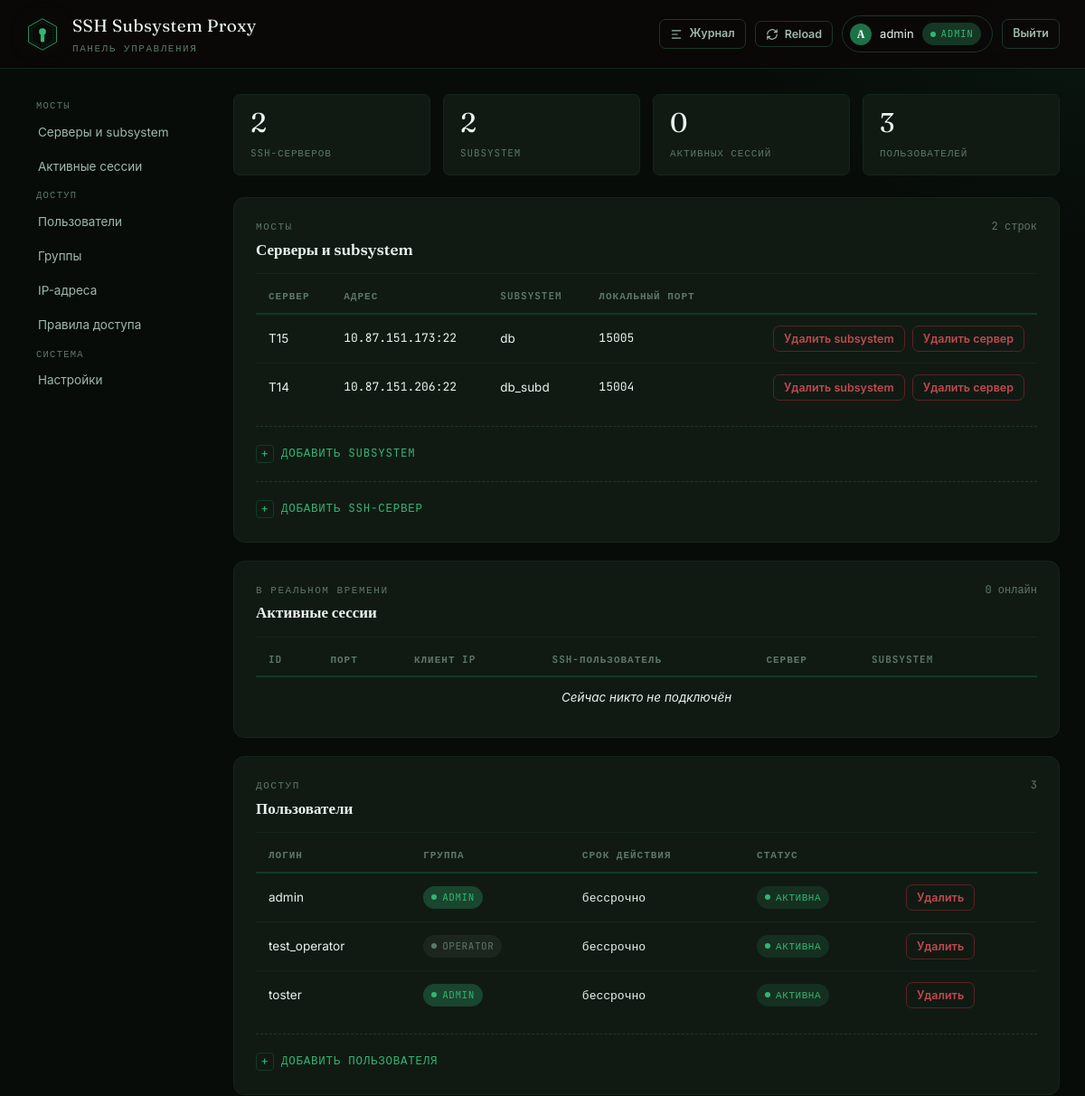
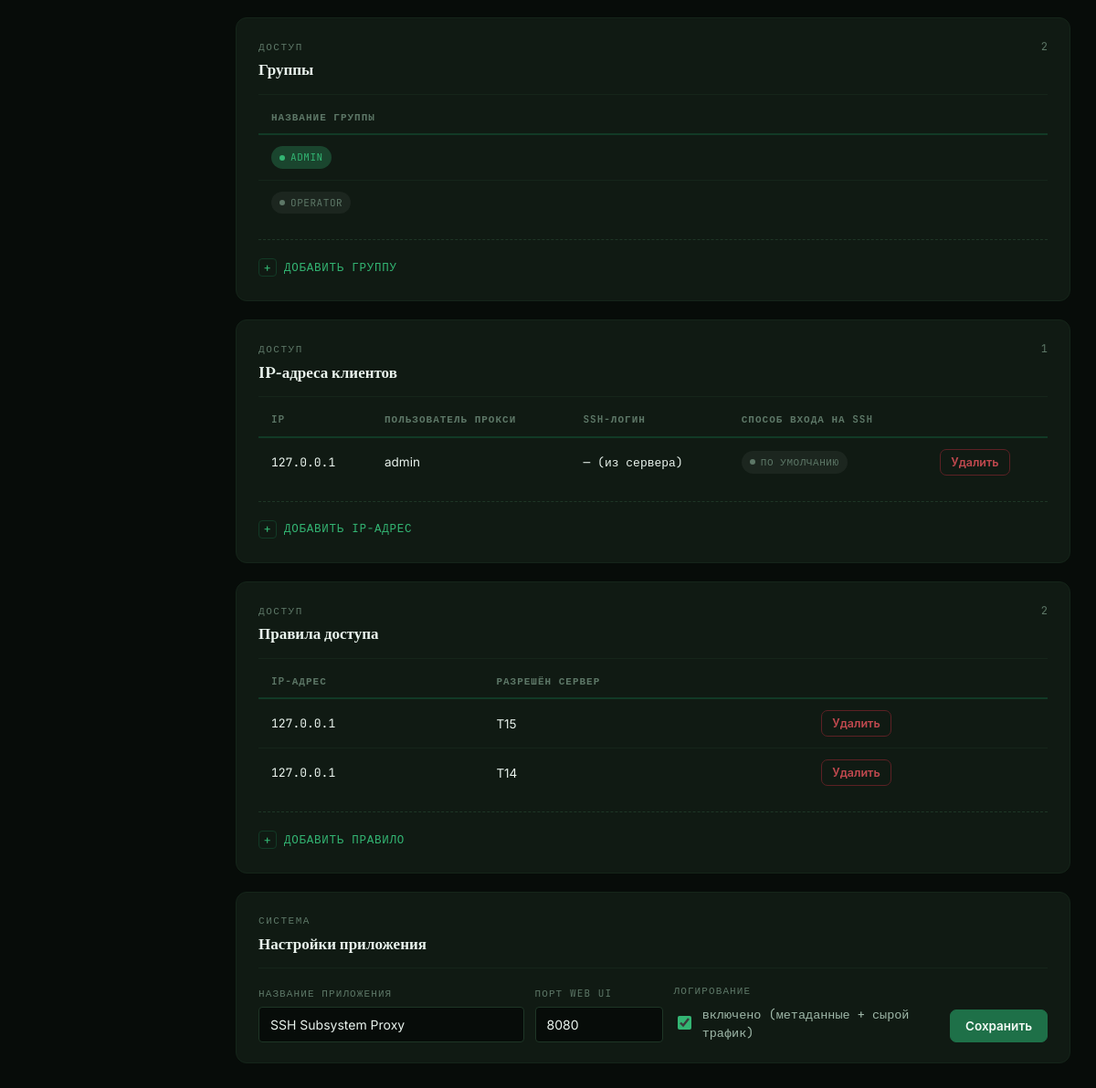
The app's page /dashboard (signed in) with its own data (2 pictures, top to bottom).
### models.py (models this page shows)
class SSHServer(Base):
    __tablename__ = "ssh_servers"
    id = Column(Integer, primary_key=True)
    name = Column(String, nullable=False)
    host = Column(String, nullable=False)
    port = Column(Integer, default=22)
    proxy_username = Column(String, nullable=False)  # учётки прокси для подключения к серверу
    proxy_password = Column(String, nullable=False)
    subsystems = relationship("Subsystem", back_populates="server")
    access_rules = relationship("ServerAccessRule", back_populates="server")

class Subsystem(Base):
    __tablename__ = "subsystems"
    id = Column(Integer, primary_key=True)
    name = Column(String, nullable=False)
    local_port = Column(Integer, nullable=False, unique=True)  # юникально, не может быть две подсистемы на одном порту
    server_id = Column(Integer, ForeignKey("ssh_servers.id"), nullable=False)
    server = relationship("SSHServer", back_populates="subsystems")

class User(Base):
    __tablename__ = "users"
    id = Column(Integer, primary_key=True)
    username = Column(String, nullable=False, unique=True)
    password_hash = Column(String, nullable=False)
    group_id = Column(Integer, ForeignKey("groups.id"), nullable=False)
    expires_at = Column(DateTime, nullable=True)  # None = никогда не истекает
    group = relationship("Group", back_populates="users")
    ip_addresses = relationship("ClientIP", back_populates="user")
    def is_expired(self) -> bool:
        if self.expires_at is None:
            return False
        return datetime.utcnow() > self.expires_at

class Group(Base):
    __tablename__ = "groups"
    id = Column(Integer, primary_key=True)
    name = Column(String, nullable=False, unique=True)
    users = relationship("User", back_populates="group")

class ClientIP(Base):
    __tablename__ = "client_ips"
    id = Column(Integer, primary_key=True)
    ip_address = Column(String, nullable=False)
    user_id = Column(Integer, ForeignKey("users.id"), nullable=False)
    ssh_username = Column(String, nullable=True)  # если None → используются учётки сервера
    ssh_password = Column(String, nullable=True)
    ssh_key_path = Column(String, nullable=True)
    user = relationship("User", back_populates="ip_addresses")
    access_rules = relationship("ServerAccessRule", back_populates="client_ip")

class ServerAccessRule(Base):
    __tablename__ = "server_access_rules"
    id = Column(Integer, primary_key=True)
    client_ip_id = Column(Integer, ForeignKey("client_ips.id"), nullable=False)
    server_id = Column(Integer, ForeignKey("ssh_servers.id"), nullable=False)
    client_ip = relationship("ClientIP", back_populates="access_rules")
    server = relationship("SSHServer", back_populates="access_rules")

class AppSettings(Base):
    __tablename__ = "app_settings"
    id = Column(Integer, primary_key=True)
    app_name = Column(String, nullable=False, default="SSH Subsystem Proxy")
    logging_enabled = Column(Boolean, nullable=False, default=True)
    web_ui_port = Column(Integer, nullable=False, default=8080)

### app.py (the view)
    def wrapped(*args, **kwargs):
        if "username" not in session:
            return redirect(url_for("login"))
        return view_func(*args, **kwargs)

### templates/dashboard.html (shortened to what this page needs)
<!DOCTYPE html>
<html lang="ru">
<head>
<link rel="stylesheet" href="{{ url_for('static', filename='style.css') }}">
</head>
<body>
<header class="topbar">
  <div class="brand">
    <div class="brand-text">
      <span class="brand-name">SSH Subsystem Proxy</span>
      <span class="brand-tag">Панель управления</span>
    </div>
  </div>
  <div class="topbar-right">
    <a href="{{ url_for('logs') }}" class="btn btn-ghost btn-sm">
      <svg viewBox="0 0 24 24" fill="none" stroke="currentColor" stroke-width="2" stroke-linecap="round" stroke-linejoin="round"><path d="M4 19h16M4 5h16M4 12h10"/></svg>
      Журнал
    </a>
    {% if is_admin %}
    <form method="POST" action="{{ url_for('reload_bridges') }}">
      <button type="submit" class="btn btn-ghost btn-sm">
        <svg viewBox="0 0 24 24" fill="none" stroke="currentColor" stroke-width="2" stroke-linecap="round" stroke-linejoin="round"><path d="M3 12a9 9 0 0 1 15.3-6.4L21 8M21 3v5h-5M21 12a9 9 0 0 1-15.3 6.4L3 16M3 21v-5h5"/></svg>
        Reload
      </button>
    </form>
    {% endif %}
    <div class="user-chip">
      <span class="user-avatar">{{ username[0]|upper }}</span>
      {{ username }}
      {% if is_admin %}<span class="badge badge-admin">admin</span>{% else %}<span class="badge badge-muted">operator</span>{% endif %}
    </div>
    <a href="{{ url_for('logout') }}" class="btn btn-ghost btn-sm">Выйти</a>
  </div>
</header>
<div class="shell">
  <nav class="side-nav">
    <span class="nav-label">Мосты</span>
    <a href="#servers">Серверы и subsystem</a>
    <a href="#sessions">Активные сессии</a>
    <span class="nav-label">Доступ</span>
    <a href="#users">Пользователи</a>
    <a href="#groups">Группы</a>
    <a href="#ips">IP-адреса</a>
    <a href="#rules">Правила доступа</a>
    {% if is_admin %}
    <span class="nav-label">Система</span>
    <a href="#settings">Настройки</a>
    {% endif %}
  </nav>
  <main class="main-content">
    <div class="stats-row">
      <div class="stat-card">
        <span class="stat-num">{{ servers|length }}</span>
        <span class="stat-label">SSH-серверов</span>
      </div>
      <div class="stat-card">
        <span class="stat-num">{{ servers_table|length }}</span>
        <span class="stat-label">Subsystem</span>
      </div>
      <div class="stat-card">
        <span class="stat-num">{{ sessions|length }}</span>
        <span class="stat-label">Активных сессий</span>
      </div>
      <div class="stat-card">
        <span class="stat-num">{{ users|length }}</span>
        <span class="stat-label">Пользователей</span>
      </div>
    </div>
    <section id="servers" class="panel">
      <div class="panel-head">
        <div>
          <span class="panel-eyebrow">Мосты</span>
          <h2>Серверы и subsystem</h2>
        </div>
        <span class="panel-count">{{ servers_table|length }} строк</span>
      </div>
      <div class="table-wrap">
        <table class="data">
          <thead>
            <tr>
              <th>Сервер</th><th>Адрес</th><th>Subsystem</th><th>Локальный порт</th>
              {% if is_admin %}<th></th>{% endif %}
            </tr>
          </thead>
          <tbody>
            {% for row in servers_table %}
            <tr>
              <td>{{ row.server_name }}</td>
              <td class="mono">{{ row.host }}:{{ row.port }}</td>
              <td>{{ row.subsystem }}</td>
              <td class="mono">{{ row.local_port }}</td>
              {% if is_admin %}
              <td>
                <div class="cell-actions">
                  <form method="POST" action="{{ url_for('delete_subsystem', sub_id=row.sub_id) }}">
                    <button type="submit" class="btn btn-danger btn-sm">Удалить subsystem</button>
                  </form>
                  <form method="POST" action="{{ url_for('delete_server', server_id=row.server_id) }}">
                    <button type="submit" class="btn btn-danger btn-sm">Удалить сервер</button>
                  </form>
                </div>
              </td>
              {% endif %}
            </tr>
            {% else %}
            <tr class="empty-row"><td colspan="5">Серверы ещё не добавлены</td></tr>
            {% endfor %}
          </tbody>
        </table>
      </div>
      {% if is_admin %}
      <details class="add-form">
        <summary>Добавить subsystem</summary>
      </details>
      <details class="add-form">
        <summary>Добавить SSH-сервер</summary>
      </details>
      {% endif %}
    </section>
    <section id="sessions" class="panel">
      <div class="panel-head">
        <div>
          <span class="panel-eyebrow">В реальном времени</span>
          <h2>Активные сессии</h2>
        </div>
        <span class="panel-count">{{ sessions|length }} онлайн</span>
      </div>
      <div class="table-wrap">
        <table class="data">
          <thead>
            <tr>
              <th>ID</th><th>Порт</th><th>Клиент IP</th><th>SSH-пользователь</th><th>Сервер</th><th>Subsystem</th>
              {% if is_admin %}<th></th>{% endif %}
            </tr>
          </thead>
          <tbody>
            {% for session_id, port, ip, ssh_username, server_name, subsystem in sessions %}
            <tr>
              <td class="mono">#{{ session_id }}</td>
              <td class="mono">{{ port }}</td>
              <td class="mono">{{ ip }}</td>
              <td class="mono">{{ ssh_username }}</td>
              <td>{{ server_name }}</td>
              <td>{{ subsystem }} <span class="badge badge-success badge-live" style="margin-left: 6px;">live</span></td>
              {% if is_admin %}
              <td>
                <form method="POST" action="{{ url_for('disconnect', session_id=session_id) }}">
                  <button type="submit" class="btn btn-danger btn-sm">Отключить</button>
                </form>
              </td>
              {% endif %}
            </tr>
            {% else %}
            <tr class="empty-row"><td colspan="7">Сейчас никто не подключён</td></tr>
            {% endfor %}
          </tbody>
        </table>
      </div>
    </section>
    <section id="users" class="panel">
      <div class="panel-head">
        <div>
          <span class="panel-eyebrow">Доступ</span>
          <h2>Пользователи</h2>
        </div>
        <span class="panel-count">{{ users|length }}</span>
      </div>
      <div class="table-wrap">
        <table class="data">
          <thead>
            <tr><th>Логин</th><th>Группа</th><th>Срок действия</th><th>Статус</th>{% if is_admin %}<th></th>{% endif %}</tr>
          </thead>
          <tbody>
            {% for u in users %}
            <tr>
              <td>{{ u.username }}</td>
              <td><span class="badge {{ 'badge-admin' if u.group.name == 'admin' else 'badge-muted' }}">{{ u.group.name }}</span></td>
              <td class="mono">{{ u.expires_at.strftime('%d.%m.%Y %H:%M') if u.expires_at else 'бессрочно' }}</td>
              <td>
                {% if u.is_expired() %}<span class="badge badge-warning">истекла</span>
                {% else %}<span class="badge badge-success">активна</span>{% endif %}
              </td>
              {% if is_admin %}
              <td>
                <form method="POST" action="{{ url_for('delete_user', user_id=u.id) }}">
                  <button type="submit" class="btn btn-danger btn-sm">Удалить</button>
                </form>
              </td>
              {% endif %}
            </tr>
            {% else %}
            <tr class="empty-row"><td colspan="5">Пользователей нет</td></tr>
            {% endfor %}
          </tbody>
        </table>
      </div>
      {% if is_admin %}
      <details class="add-form">
        <summary>Добавить пользователя</summary>
      </details>
      {% endif %}
    </section>
    <section id="groups" class="panel">
      <div class="panel-head">
        <div>
          <span class="panel-eyebrow">Доступ</span>
          <h2>Группы</h2>
        </div>
        <span class="panel-count">{{ groups|length }}</span>
      </div>
      <div class="table-wrap">
        <table class="data">
          <thead><tr><th>Название группы</th></tr></thead>
          <tbody>
            {% for g in groups %}
            <tr><td><span class="badge {{ 'badge-admin' if g.name == 'admin' else 'badge-muted' }}">{{ g.name }}</span></td></tr>
            {% else %}
            <tr class="empty-row"><td>Группы не заведены</td></tr>
            {% endfor %}
          </tbody>
        </table>
      </div>
      {% if is_admin %}
      <details class="add-form">
        <summary>Добавить группу</summary>
      </details>
      {% endif %}
    </section>
    <section id="ips" class="panel">
      <div class="panel-head">
        <div>
          <span class="panel-eyebrow">Доступ</span>
          <h2>IP-адреса клиентов</h2>
        </div>
        <span class="panel-count">{{ client_ips|length }}</span>
      </div>
      <div class="table-wrap">
        <table class="data">
          <thead>
            <tr><th>IP</th><th>Пользователь прокси</th><th>SSH-логин</th><th>Способ входа на SSH</th>{% if is_admin %}<th></th>{% endif %}</tr>
          </thead>
          <tbody>
            {% for ip in client_ips %}
            <tr>
              <td class="mono">{{ ip.ip_address }}</td>
              <td>{{ ip.user.username }}</td>
              <td class="mono">{{ ip.ssh_username or '— (из сервера)' }}</td>
              <td>
                {% if ip.ssh_key_path %}<span class="badge badge-success">ключ</span>
                {% elif ip.ssh_password %}<span class="badge badge-muted">пароль</span>
                {% else %}<span class="badge badge-muted">по умолчанию</span>{% endif %}
              </td>
              {% if is_admin %}
              <td>
                <form method="POST" action="{{ url_for('delete_client_ip', ip_id=ip.id) }}">
                  <button type="submit" class="btn btn-danger btn-sm">Удалить</button>
                </form>
              </td>
              {% endif %}
            </tr>
            {% else %}
            <tr class="empty-row"><td colspan="5">IP-адреса не добавлены</td></tr>
            {% endfor %}
          </tbody>
        </table>
      </div>
      {% if is_admin %}
      <details class="add-form">
        <summary>Добавить IP-адрес</summary>
      </details>
      {% endif %}
    </section>
    <section id="rules" class="panel">
      <div class="panel-head">
        <div>
          <span class="panel-eyebrow">Доступ</span>
          <h2>Правила доступа</h2>
        </div>
        <span class="panel-count">{{ access_rules|length }}</span>
      </div>
      <div class="table-wrap">
        <table class="data">
          <thead><tr><th>IP-адрес</th><th>Разрешён сервер</th>{% if is_admin %}<th></th>{% endif %}</tr></thead>
          <tbody>
            {% for r in access_rules %}
            <tr>
              <td class="mono">{{ r.client_ip.ip_address }}</td>
              <td>{{ r.server.name }}</td>
              {% if is_admin %}
              <td>
                <form method="POST" action="{{ url_for('delete_access_rule', rule_id=r.id) }}">
                  <button type="submit" class="btn btn-danger btn-sm">Удалить</button>
                </form>
              </td>
              {% endif %}
            </tr>
            {% else %}
            <tr class="empty-row"><td colspan="3">Правил пока нет — без них ни один IP не пройдёт проверку доступа</td></tr>
            {% endfor %}
          </tbody>
        </table>
      </div>
      {% if is_admin %}
      <details class="add-form">
        <summary>Добавить правило</summary>
      </details>
      {% endif %}
    </section>
    {% if is_admin %}
    <section id="settings" class="panel">
      <div class="panel-head">
        <div>
          <span class="panel-eyebrow">Система</span>
          <h2>Настройки приложения</h2>
        </div>
      </div>
      <form method="POST" action="{{ url_for('update_settings') }}">
        <div class="field-row">
          <div class="field">
            <label>Название приложения</label>
            <input type="text" name="app_name" value="{{ settings.app_name }}">
          </div>
          <div class="field" style="max-width: 140px;">
            <label>Порт Web UI</label>
            <input type="number" name="web_ui_port" value="{{ settings.web_ui_port }}">
          </div>
          <div class="field">
            <label>Логирование</label>
            <div class="checkbox-line" style="height: 42px;">
              <input type="checkbox" id="logging_enabled" name="logging_enabled" {% if settings.logging_enabled %}checked{% endif %}>
              <label for="logging_enabled">включено (метаданные + сырой трафик)</label>
            </div>
          </div>
          <button type="submit" class="btn btn-primary">Сохранить</button>
        </div>
      </form>
    </section>
    {% endif %}
  </main>
</div>
</body>
</html>

### records on screen
SSHServer: server_name "T15", host "10.87.151.173"
Subsystem: subsystem "db", local_port "15005"
SSHServer: server_name "T14", host "10.87.151.206"
Subsystem: subsystem "db_subd", local_port "15004"
User: username "admin", group.name "ADMIN", expires_at "бессрочно", shows "АКТИВНА"
User: username "test_operator", group.name "OPERATOR", expires_at "бессрочно", shows "АКТИВНА"
User: username "toster", group.name "ADMIN", expires_at "бессрочно", shows "АКТИВНА"
Group: name "ADMIN"
Group: name "OPERATOR"
ClientIP: ip_address "127.0.0.1", user.username "admin", ssh_username "— (из сервера)", shows "ПО УМОЛЧАНИЮ"
ServerAccessRule: client_ip.ip_address "127.0.0.1", server.name "T15"
ServerAccessRule: client_ip.ip_address "127.0.0.1", server.name "T14"
AppSettings: app_name "SSH Subsystem Proxy", web_ui_port "8080", logging_enabled "☑"

### other values on screen
{{ username[0]|upper }} "A"
{{ username }} "admin"
{{ servers|length }} "2"
{{ servers_table|length }} "2"
{{ sessions|length }} "0"
{{ users|length }} "3"
{{ row.port }} "22" "22"
{{ groups|length }} "2"
{{ client_ips|length }} "1"
{{ access_rules|length }} "2"
